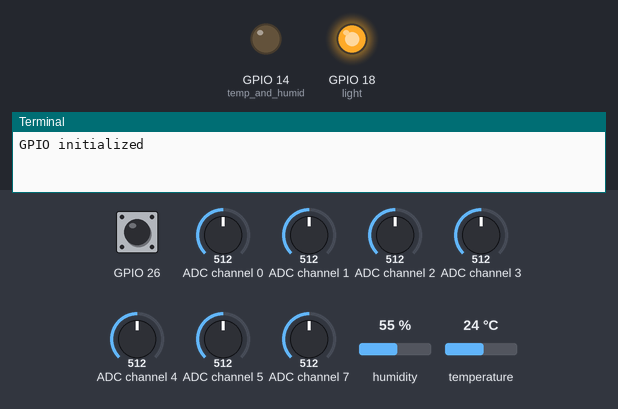
The program below on a simulated Raspberry Pi (BCM pin numbers). Parts: output pins drawn as LEDs (lit = HIGH), the last lines printed to the terminal. The test bench sets the inputs (shaded band); at power-on: GPIO 26 LOW, ADC channel 0 = 512, ADC channel 1 = 512, ADC channel 2 = 512, ADC channel 3 = 512, ADC channel 4 = 512, ADC channel 5 = 512, ADC channel 7 = 512, humidity 55 %, temperature 24 °C (analog values on the 0–1023 scale). Random numbers come from a fixed seed; library files of the repository ran but are not shown: dht11.py.

Above: at 0.1 s.
At 0.51 s:
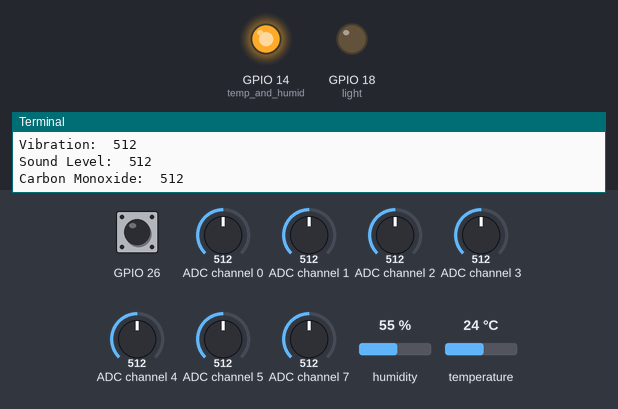
At 1.7 s:
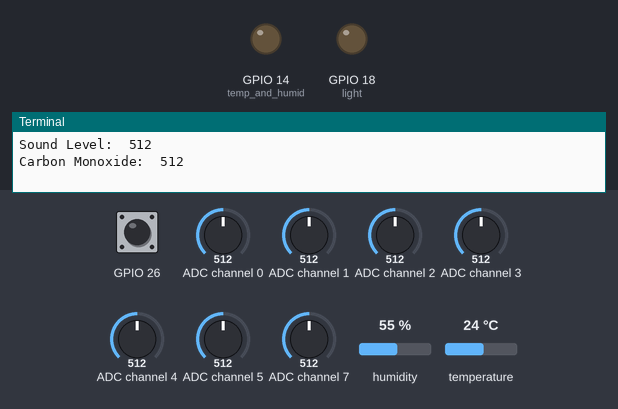
1.8 s: GPIO 26 pulled HIGH for 1.2 s
Timing chart, 0 to 4.8 s (numbered marks = the images above; inputs shaded):
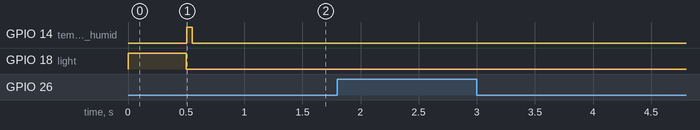

The program:

output.py
```python
import sensors
import dht11
#contained in the Adafruit-Raspberry-Pi-Python-Code folder, but cannot be found
#from Adafruit_BMP085 import BMP085
from time import sleep
import RPi.GPIO as GPIO
import smoke_detector
#import carbon_monoxide

# main loop
def main():
    sensors.init()
    #altitude_sensor = BMP085(0x77, 2) #give second arg between 0-3 for different sensor resolution
    adc = sensors.MCP3008()
    touch_sensor = sensors.Touch(26)
    light = sensors.LED(18)
    temp_and_humid = dht11.DHT11(pin = 14)
    light.blink_once()
    GPIO.setup(4, GPIO.IN)

    count = 0
    while True:
        print(touch_sensor)
        print("Light Level: ", adc.read(channel = 0))
        print("Fire: ", adc.read(channel = 1))
        print("Gas: ", adc.read(channel = 2)) #MQ2 Gas Smoke Sensor
        print("Water Level: ", adc.read(channel = 3))
        print("Vibration: ", adc.read(channel = 4))
        print("Sound Level: ", adc.read(channel = 5))
        print("Carbon Monoxide: ", adc.read(channel = 7))
        #print("Pressure: %.2f hPa", (altitude_sensor.readPressure() / 100)) #can also call .readTemperature() and .readAltitude()

        #online datasheet indicates that dht11 has a 6 second response time
        if (count % 2 == 0):
            result = temp_and_humid.read()
            print("Temp: ", result.temperature, "C", " Humidity: ", result.humidity, "%", sep = "")
        #if...
        #display AD value and CO density percent separately
        print()
        count += 1
        sleep(1)


if __name__ == '__main__':
    try:
        main()
    except KeyboardInterrupt:
        pass


sensors.cleanup()
```

sensors.py
```python
"""Kookye Sensors on the RaspberryPi

This module allows you to read data from the sensors and control them.

    Typical usage example:
    Call sensors.init() to set the pi to accept pins
    Create the sensor and initialize with the pin number
        mock_sensor = sensors.MockSensor()
    Get the an output with get_state() or get_value()
        mock_sensor.get_state()
"""

import RPi.GPIO as GPIO
from time import sleep
import os
import random
from spidev import SpiDev

def init():
    """Initializes the RaspberryPI for the sensors

    Sets the board mode to GPIO.BCM
    """

    GPIO.setmode(GPIO.BCM)
    print('GPIO initialized')

def cleanup():
    """Cleans up the RaspberryPI

    Calls GPIO.cleanup()
    """

    GPIO.cleanup()
    print('GPIO Cleaned up')


class LED:
    """A class used to represent an LED light

    Args:
        pin: The GPIO pin number the LED is connected to (use pinout to look up)

    Attributes:
        pin: An integer that stores pin number
    """

    def __init__(self, pin):
        """Inits LED with pin"""
        self.pin = pin
        GPIO.setup(pin, GPIO.OUT, initial=0)
        pass

    def on(self):
        """Turns on the light"""

        GPIO.output(self.pin, 1)
        pass

    def off(self):
        """Turns off the light"""

        GPIO.output(self.pin, 0)
        pass


    def blink_once(self):
        """LED blinks once """
        self.on()
        sleep(0.5)
        self.off()
        pass


class Touch:
    """A class used to represent the Kookye Touch Sensor

    Args:
        pin: The GPIO pin umber the touch sensor is connected to (use pinout to look up)

    Attributes:
        touch_state: A boolean indicating if the sensor is touched or not.
    """

    def __init__(self, pin):
        """Inits Touch with pin"""
        GPIO.setup(pin, GPIO.IN, pull_up_down=GPIO.PUD_DOWN)
        self.pin = pin
        self.touch_state = self.get_state()
        pass

    def get_state(self):
        """Fetches the state of the touch sensor

        Returns:
            A boolean representing if the touch sensor is touched.
            1 for touched, and 0 for untouched.
        """
        touch_state = GPIO.input(self.pin)
        return touch_state

    def __str__(self):
        """String method that shows the current state of the sensor

        Returns:
             The string representation of the state. For example:

             Touch Sensor: Touched
        """
        s = "Touch Sensor: "
        if (self.get_state() == 1):
            s += "Touched"
        else:
            s+= "Untouched"
        return s

class MockSensor:
    """A class used to represent a sensor

    Attributes:
        state: A random boolean representing the state of the sensor
        value: A random integer value representing a sensor value
    """

    state = True
    value = 0

    def get_state(self):
        """Generates a random state for the mock sensor

        Returns:
           A boolean value representing a true or false state
        """
        if (random.randint(0,9) > 5):
            self.state = False
        else:
            self.state = True
        return self.state

    def get_value(self):
        """Generates a random value between 0 and 10

        Returns:
            A random integer representing some data
        """
        self.value = random.randint(0,10)
        return self.value

class MCP3008:
    def __init__(self, bus = 0, device = 0):
        self.bus, self.device = bus, device
        self.spi = SpiDev()
        self.open()
        self.spi.max_speed_hz = 1000000 # 1MHz

    def open(self):
        self.spi.open(self.bus, self.device)
        self.spi.max_speed_hz = 1000000 # 1MHz

    def read(self, channel = 0):
        adc = self.spi.xfer2([1, (8 + channel) << 4, 0])
        data = ((adc[1] & 3) << 8) + adc[2]
        return data

    def close(self):
        self.spi.close()
```

smoke_detector.py
```python
import RPi.GPIO as GPIO
import time

# change these as desired - they're the pins connected from the
# SPI port on the ADC to the Cobbler
SPICLK = 11
SPIMISO = 9
SPIMOSI = 10
SPICS = 8
mq2_dpin = 6
mq2_apin = 0

class smoke_detector:
    #port init
    def init():
        GPIO.setwarnings(False)
        GPIO.setmode(GPIO.BCM)		#to specify whilch pin numbering system
        # set up the SPI interface pins
        GPIO.setup(SPIMOSI, GPIO.OUT)
        GPIO.setup(SPIMISO, GPIO.IN)
        GPIO.setup(SPICLK, GPIO.OUT)
        GPIO.setup(SPICS, GPIO.OUT)
        GPIO.setup(mq2_dpin,GPIO.IN,pull_up_down=GPIO.PUD_DOWN)

        #read SPI data from MCP3008(or MCP3204) chip,8 possible adc's (0 thru 7)
    def readadc(adcnum, clockpin, mosipin, misopin, cspin):
        if ((adcnum > 7) or (adcnum < 0)):
            return -1
        GPIO.output(cspin, True)

        GPIO.output(clockpin, False)  # start clock low
        GPIO.output(cspin, False)     # bring CS low

        commandout = adcnum
        commandout |= 0x18  # start bit + single-ended bit
        commandout <<= 3    # we only need to send 5 bits here
        for i in range(5):
            if (commandout & 0x80):
                GPIO.output(mosipin, True)
            else:
                GPIO.output(mosipin, False)
                commandout <<= 1
                GPIO.output(clockpin, True)
                GPIO.output(clockpin, False)

        adcout = 0
        # read in one empty bit, one null bit and 10 ADC bits
        for i in range(12):
            GPIO.output(clockpin, True)
            GPIO.output(clockpin, False)
            adcout <<= 1
            if (GPIO.input(misopin)):
                adcout |= 0x1

        GPIO.output(cspin, True)

        adcout >>= 1       # first bit is 'null' so drop it
        return adcout

    #main ioop
    def main():
        init()
        print("please wait...")
        time.sleep(20)
        while True:
            COlevel=readadc(mq2_apin, SPICLK, SPIMOSI, SPIMISO, SPICS)

            if GPIO.input(mq2_dpin):
                print("Gas not leak")
                time.sleep(0.5)
            else:
                print("Gas leakage")
                print("Current Gas AD vaule = " +str("%.2f"%((COlevel/1024.)*3.3))+" V")
                time.sleep(0.5)

if __name__ =='__main__':
    try:
        main()
        pass
    except KeyboardInterrupt:
        pass

GPIO.cleanup()
```
